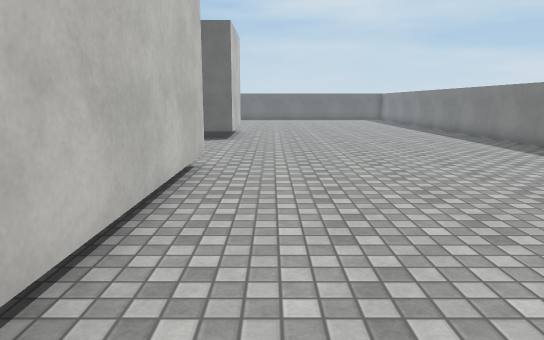
View 1 (above)

20 first-person views from a walk through a Unity game level. The camera is 1.4 m above the floor, tilts 10° down and sees 70° across. The floor is counted in squares, 1 m on a side. Each view is taken from the middle of a square. On the plan, view 1 faces up. The plan holds only what a view shows up to about 16 squares ahead; the rest is blank. The place goes on beyond the plan. Surface patterns are stand-ins for the level's own textures.

View 2
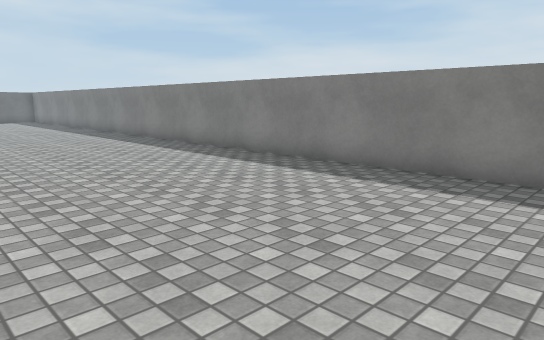

View 3
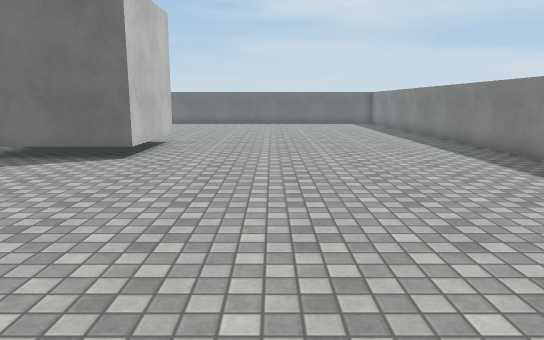

View 4
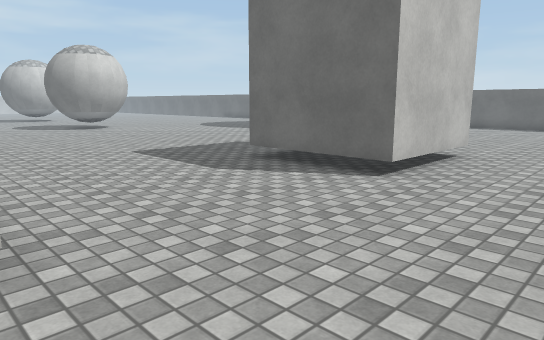

View 5
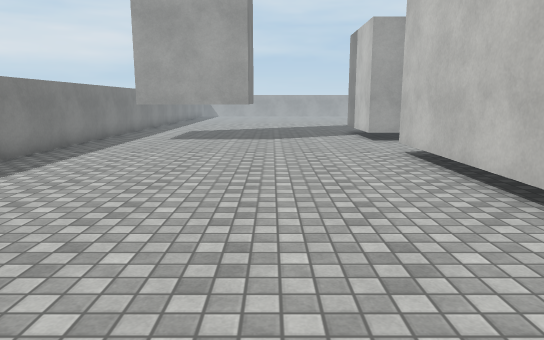

View 6
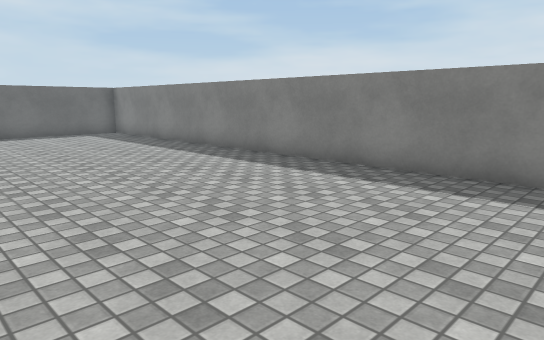

View 7
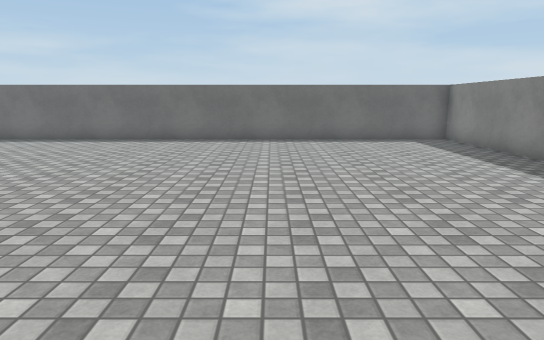

View 8
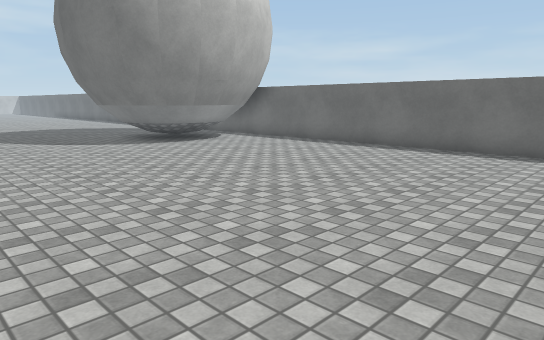

View 9
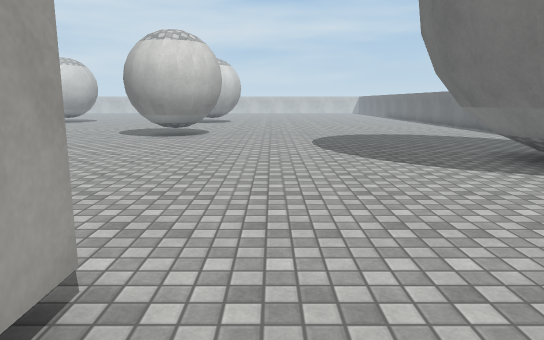

View 10
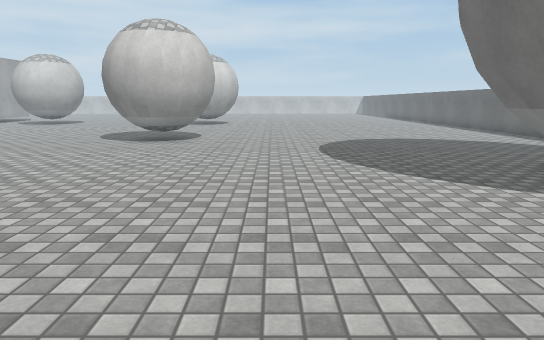

View 11
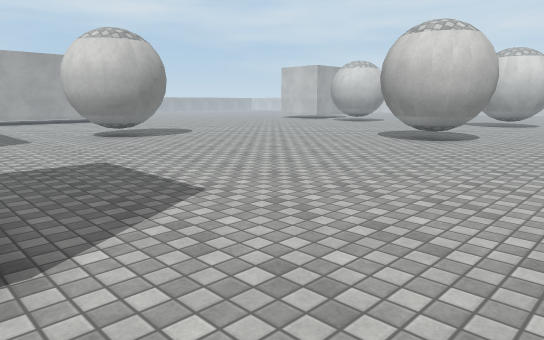

View 12
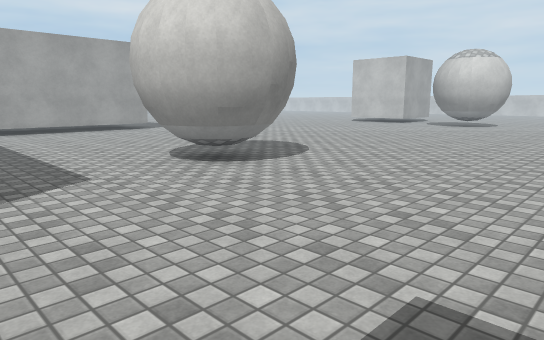

View 13
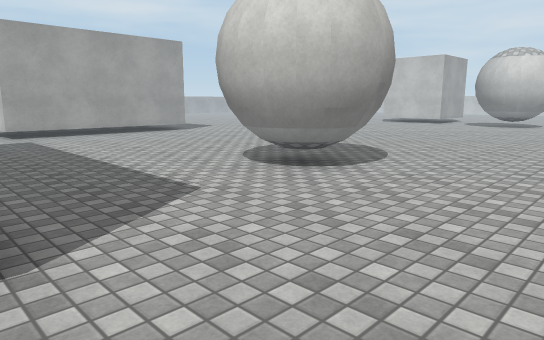

View 14
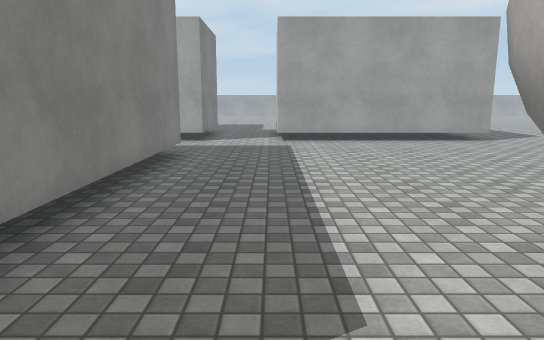

View 15
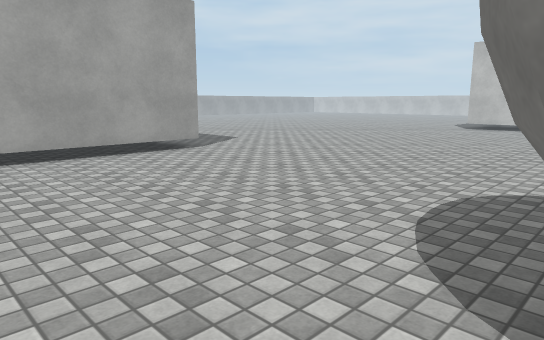

View 16
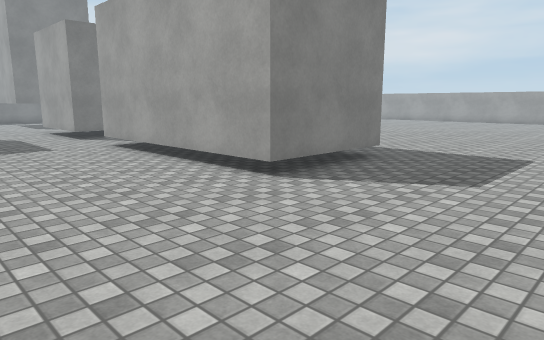

View 17
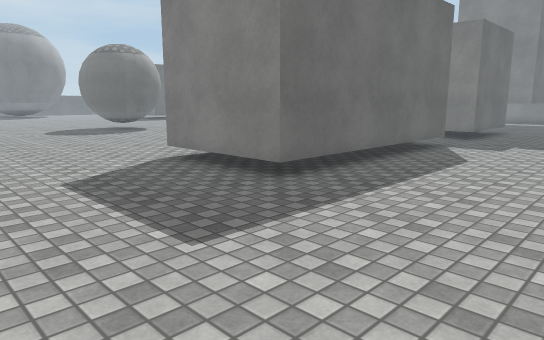

View 18
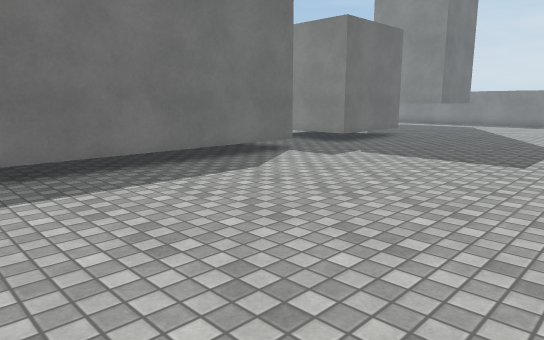

View 19
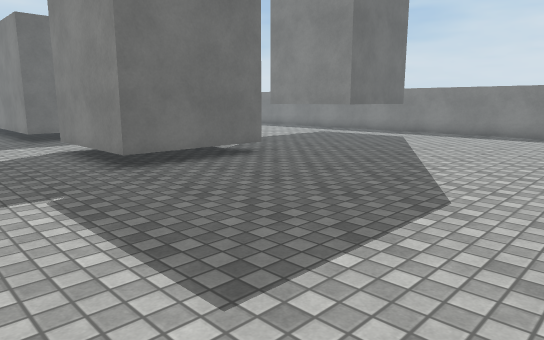

View 20
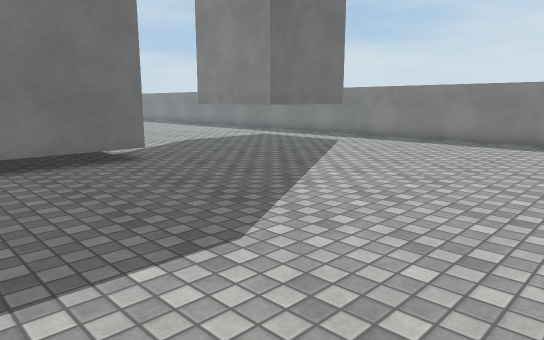

### Floor plan
Points are (right, up) in squares from view 1. A wall is a line through its corners. A room is listed if a view was taken in it or the views show most of it. See-through windows are left out.
Room 1 (views 1, 2, 3, 4, 5, 6, 7, 8, 9, 10, 11, 12, 13, 14, 15, 16, 17, 18, 19, 20)
walls: (-10.7, 7.1) (-10.4, 6.6) (-10.4, 6.3) (-10.5, 5.6) (-10.7, 5.2); (-10.8, 4.6) (-11.5, 4.3); (-11, 7.2) (-10.9, 7.1); (-1.5, 8.6) (-1.5, -1.8); (-11.2, 7.8) (-10.5, 7.2) (-10.3, 6.7) (-10.2, 6) (-10.2, 5.5) (-10.5, 5); (-12.1, 7.7) (-11.4, 7.6) (-11, 7.4); (-12.6, 7.8) (-12, 7.9) (-11.3, 7.8) (-11, 7.7); (-12.9, 7.3) (-12.3, 7.7) (-12, 7.7); (-13, 7.5) (-12.5, 7.8); (-4.4, -1.7) (-5.5, -1.7) (-5.5, 5.6); (-5.5, 18.7) (-4.6, 18.7); (-1.5, 18.8) (-1.5, 14.7) (-5.5, 14.7); (-8.1, -9.1) (-15.9, -9.1) (-15.9, -5.1) (-8.2, -5.1) (-8.2, -6.1); (8.5, 1.2) (8.5, 30.5) (-9.5, 30.5); (-17.8, 15.8) (-17.8, 15.5) (-18.2, 14.8) (-18.6, 14.4) (-19.1, 14.2); (-1.4, -9.1) (-5.5, -9.1) (-5.5, -5.1) (-1.5, -5.1) (-1.5, -7.2); (-18.2, 16.4) (-18.1, 16); (-18.3, 17.3) (-17.9, 16.6) (-17.8, 15.6); (-18.7, 17.3) (-18.4, 17) (-18, 16.1) (-18, 15.6) (-18.4, 14.9) (-18.7, 14.6); (-19.1, 17.6) (-18.6, 17.3); (-19.7, 17.5) (-19.2, 17.4) (-18.6, 17.1); (-19.7, 17.7) (-18.9, 17.6) (-18.5, 17.4) (-18.2, 17.1); (-11.9, 24.4) (-12.9, 24.6) (-13.8, 25.1); (-10.1, 24.9) (-11, 24.5) (-12, 24.3) (-12.9, 24.4); (-10.2, 25.1) (-11.1, 24.7) (-12, 24.5); (8.5, -7.4) (8.5, -0.2); (6.9, -9.1) (2.8, -9.1) (2.8, -5.1) (6.9, -5.1); (-9.5, 25.7) (-10.3, 24.9); (-9.2, 26.6) (-9.7, 25.7); (-9, 28.4) (-8.9, 27.5) (-9.1, 26.4) (-9.5, 25.6); (-9.6, 29.2) (-9.2, 28.3) (-9, 27.4); (8.5, -15.5) (8.5, -9.5)
low walls: (-11.6, 7.5) (-10.9, 7.2) (-10.6, 6.5); (-18.1, 16) (-18.2, 15.4); (-20.5, 30.5) (-21.1, 30.5)

Positions as (right, up) in squares from view 1, and headings:
1: (0, 0), facing up
2: (1, 0), facing up-right
3: (2, 5), facing up
4: (2, 8), facing up-left
5: (2, 9), facing down
6: (1, 13), facing up-right
7: (2, 16), facing up
8: (2, 19), facing up-left
9: (-3, 20), facing left
10: (-5, 20), facing left
11: (-5, 22), facing down-left
12: (-6, 14), facing down-left
13: (-5, 12), facing down-left
14: (-8, 9), facing down
15: (-9, 5), facing down-left
16: (-21, 0), facing down-right
17: (-21, -14), facing up-right
18: (-17, -17), facing up-right
19: (-9, -17), facing up-right
20: (-6, -18), facing up-right
